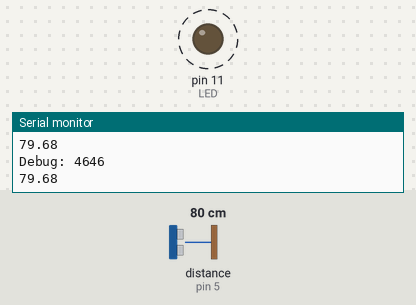
Bench run of a sketch on a simulated Arduino Uno, built with avr-gcc and run on an emulated ATmega328P. Shown: output pins drawn as LEDs (lit = HIGH), the last lines printed to the serial monitor. Wiring (inferred from the names in the program): ultrasonic range finder: trigger pin 6; echo pin 5. Dashed ring = blinking. Inputs (shaded band) come from the test bench; at power-on: distance to the obstacle (sensor on pin 5) 80 cm. The echo pulse lasts 58.3 µs per cm; pins used as bus, display or sensor lines are not drawn.

Above: at 1.9 s.
2.0 s: distance to the obstacle (sensor on pin 5) set to 2 cm
At 2.43 s:
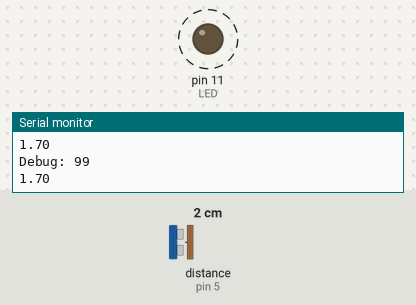
5.5 s: distance to the obstacle (sensor on pin 5) set to 18 cm
At 5.88 s:
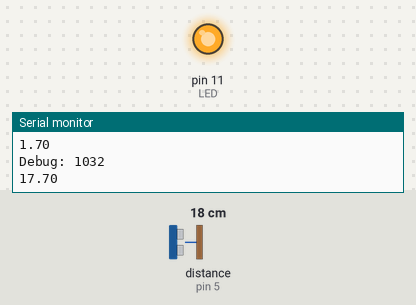
Timing chart, 0 to 15.0 s (numbered marks = the images above; inputs shaded):
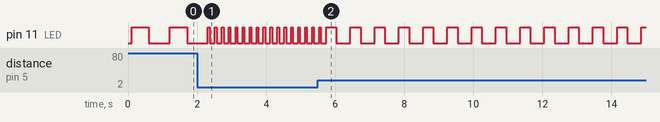

Measured:
- after the input at 2.0 s, pin 11 (LED): alternates HIGH for 0.05 s and LOW for 0.15 s, starting after 0.36 s
- by itself, pin 11 (LED): alternates HIGH for 0.50 s and LOW for 0.61 s

The sketch:

HC-SRO4-basic-Sensor.ino
```cpp
const int echoPin=5;
const int trigPin=6;
const int LED=11;
void setup() {
  // put your setup code here, to run once:
  Serial.begin(9600);
  pinMode(echoPin, INPUT);
  pinMode(trigPin, OUTPUT);
  pinMode(LED, OUTPUT);
}

void loop() {
  // put your main code here, to run repeatedly:
  long duration;
  float distance;

  digitalWrite(trigPin, LOW);
  delayMicroseconds(2);
  digitalWrite(trigPin, HIGH);
  delayMicroseconds(10);
  digitalWrite(trigPin, LOW);

  duration=pulseIn(echoPin, HIGH, 30000);
  Serial.print("Debug: "); //if 0, error
  Serial.println(duration);

  distance=(duration*0.0343)/2;
  Serial.println(distance);
  delay(100);

  if(distance<10){
    digitalWrite(LED, HIGH);
    delay(50);
    digitalWrite(LED, LOW);
    delay(50);
  }else if(distance<50){
    digitalWrite(LED, HIGH);
    delay(300);
    digitalWrite(LED, LOW);
    delay(300);
  }else{
    digitalWrite(LED, HIGH);
    delay(500);
    digitalWrite(LED, LOW);
    delay(500);
  }
}
```
